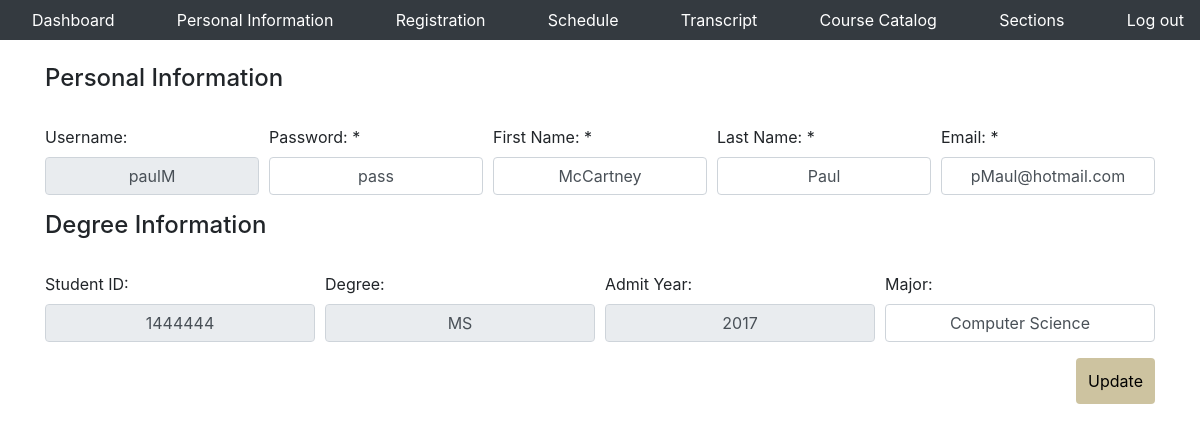
Screenshot of /regs/personalinfo.php (signed in) with the database file from the repository.
### tables this page shows
CREATE TABLE users (  
    `UID` int NOT NULL AUTO_INCREMENT, 
    `username` varchar(20) NOT NULL,
    `password` varchar(40) NOT NULL,
    `fname` varchar(50) NOT NULL,
    `minit` char(1),
    `lname` varchar(50) NOT NULL,
    `ssn` char(9) NOT NULL,
 
    `typeUser` int(1) NOT NULL,
    `address` varchar(100) NOT NULL, 
    `email` varchar(62) NOT NULL,
    `dob` date, 
    PRIMARY KEY (UID)
);

create table student(
    `uid` int,
    `degree` varchar(30),
    `gpa` decimal(3,2),
    `advisor` int,
    `gradapp` int,
    `form1status` int,
    `major` varchar(32), 
    `admit_year` varchar(32),
    primary key (uid),
    foreign key (advisor) references faculty(uid)
);

### regs/personalinfo.php (the view, shortened to what this page needs)
<?php
require_once('header.php');
$dbc = mysqli_connect(DB_HOST, DB_USER, DB_PASSWORD, DB_NAME);
?>
<html>
<head>
    <link rel="stylesheet" type="text/css" href="../apps/portalCSS/style.css">
    <link href="https://stackpath.bootstrapcdn.com/bootstrap/4.4.1/css/bootstrap.min.css" rel="stylesheet">
</head>
<body>
<br>
<?php
if (($_SESSION['typeUser'] == 5) || ($_SESSION['typeUser'] == 6)) {
    $query = "SELECT * FROM users WHERE UID = '" . $_SESSION['uid'] . "'";
    $data = mysqli_query($dbc, $query);
	if (mysqli_num_rows($data) == 1) {
        $row = mysqli_fetch_array($data);
        ?>
        <div class="container">
        <form method="post" action="<?php echo $_SERVER['PHP_SELF']; ?>">
            <h4>Personal Information</h4><br>
            <div class="form-row">
                <div class="col">
                    <label for="username">Username: </label>
                    <input disabled type="text" name="username" class="form-control form-group" value="<?php echo $row['username']; ?>"/>
                </div>
                <div class="col">
                    <label for="password">Password: *</label>
                    <input type="text" name="password" class="form-control form-group" value="<?php echo $row['password'] ?>"/>
                </div>
                <div class="col">
                    <label for="fname">First Name: *</label>
                    <input type="text" name="fname" class="form-control form-group" value="<?php echo $row['fname'] ?>" />
                </div>
                <div class="col">
                    <label for="lname">Last Name: *</label>
                    <input type="text" name="lname" class="form-control form-group" value="<?php echo $row['lname'] ?>" />
                </div>
                <div class="col">
                    <label for="email">Email: *</label>
                    <input type="text" name="email" class="form-control form-group" value="<?php echo $row['email'] ?>" />
                </div>
            </div>
        <?php
    }
    if($_SESSION['typeUser'] == "5") {
        $squery = "SELECT * FROM student s JOIN users u ON s.uid = u.UID WHERE u.UID = '" . $_SESSION['uid'] . "'";
        $sdata = mysqli_query($dbc, $squery);
	    if (mysqli_num_rows($sdata) == 1) {
            $srow = mysqli_fetch_array($sdata);
?>
            <h4>Degree Information</h4><br>
            <div class="form-row">
                <div class="col">
                    <label for="studentid">Student ID: </label>
                    <input disabled type="text" id="student_id" name="student_id" class="form-control form-group" value="<?php echo $srow['uid']; ?>"/>
                </div>
                <div class="col">
                    <label for="degree">Degree: </label>
                    <input disabled type="text" id="degree" name="degree" class="form-control form-group" value="<?php echo $srow['degree'] ?>"/>
                </div>
                <div class="col">
                    <label for="admityear">Admit Year: </label>
                    <input disabled type="text" id="admityear" name="admityear" class="form-control form-group" value="<?php echo $srow['admit_year'] ?>"/>
                </div>
                <div class="col">
                    <label for="major">Major: </label>
                    <input type="text" name="major" id="major" name="major" class="form-control form-group" value="<?php echo $srow['major'] ?>" />
                </div>
            </div>
            <?php
        }
    }
}
else {
    $home_url = 'index.php';
    header('Location: ' . $home_url);
}
?>
<div class="form-row">
    <div class="col" align="right">
       <input type="submit" class="btn btn-primary center-block" name = "submit" value="Update">
    </div>
</div>
</form>
</div>
</body>
</html>

### apps/portalCSS/style.css (style rules this page uses)
html, body { max-width: 100%; overflow-x: hidden; background-color: white; }
form input { text-align: center; }

### regs/personalinfo.php (style rules this page uses)
input[type=submit] { background-color: #cdc3a0; color:black; border: 0px; padding-top: 1%; padding-bottom: 1%; }

### rows the page displays
users: username "paulM", password "pass", fname "McCartney", lname "Paul", email "pMaul@hotmail.com"
student: student_id "1444444", degree "MS", admityear "2017", major "Computer Science"
